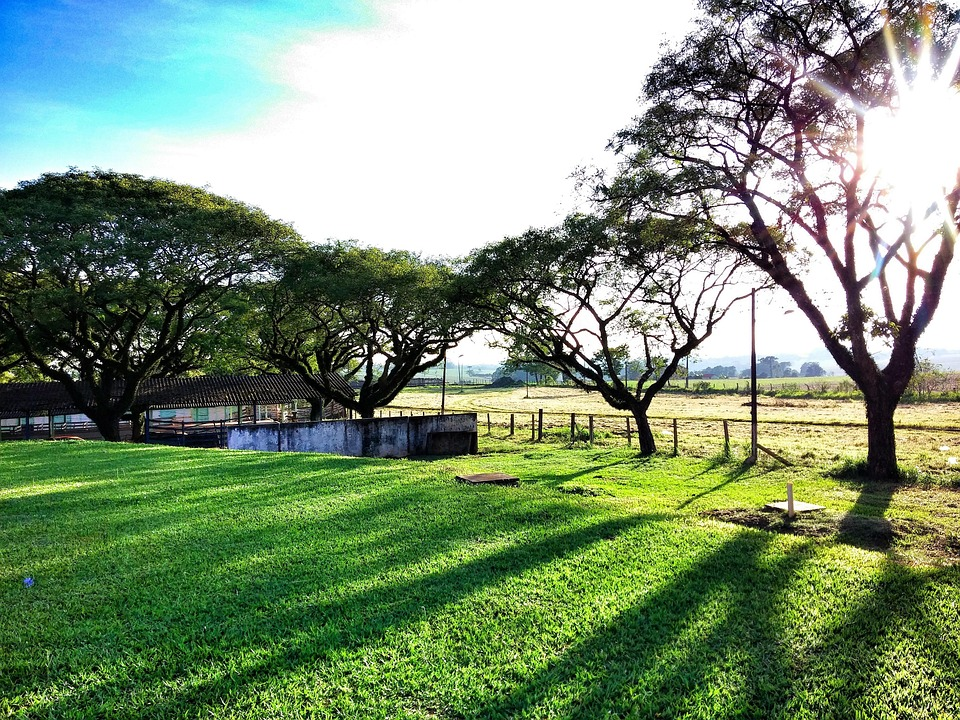
#> input picture Desafios/04_desafio-pacote-processamento-imagem/foto_1.jpg, 960 x 720 px
$ python teste.py
#> lines starting #> are read from the running program, lines starting #| are printed output that depends on the picture
### Desafios/04_desafio-pacote-processamento-imagem/processamento_imagem/utilidades/io.py
from skimage.io import imread, imsave


def ler_imagem(caminho, em_cinza=False):
    """Carrega uma imagem do disco."""
#> called with caminho = 'foto_1.jpg', em_cinza = False
    return imread(caminho, as_gray=em_cinza)
#> returned value is the input picture: shape (720, 960, 3); mean R, G, B 123.8, 144.6, 116
#> call 2 of ler_imagem, with caminho = 'foto_2.jpg', em_cinza = False
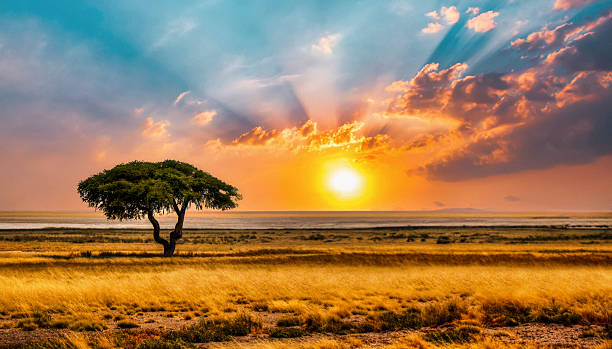
#> input picture Desafios/04_desafio-pacote-processamento-imagem/foto_2.jpg, 612 x 349 px
#> in ler_imagem, returned value is the input picture: shape (349, 612, 3); mean R, G, B 157.8, 124.5, 87.2


def salvar_imagem(imagem, caminho):
    """Salva uma imagem no disco."""
    imsave(caminho, imagem)

### Desafios/04_desafio-pacote-processamento-imagem/processamento_imagem/processamento/combinar.py
import numpy as np
from skimage.color import rgb2gray
from skimage.exposure import match_histograms
from skimage.metrics import structural_similarity


# [16 lines left out: function encontrar_diferenca, not called in this run]


def transferir_histograma(imagem1, imagem2):
    """Ajusta o histograma da imagem1 para ficar parecido com o da imagem2."""
    return match_histograms(imagem1, imagem2, channel_axis=-1)
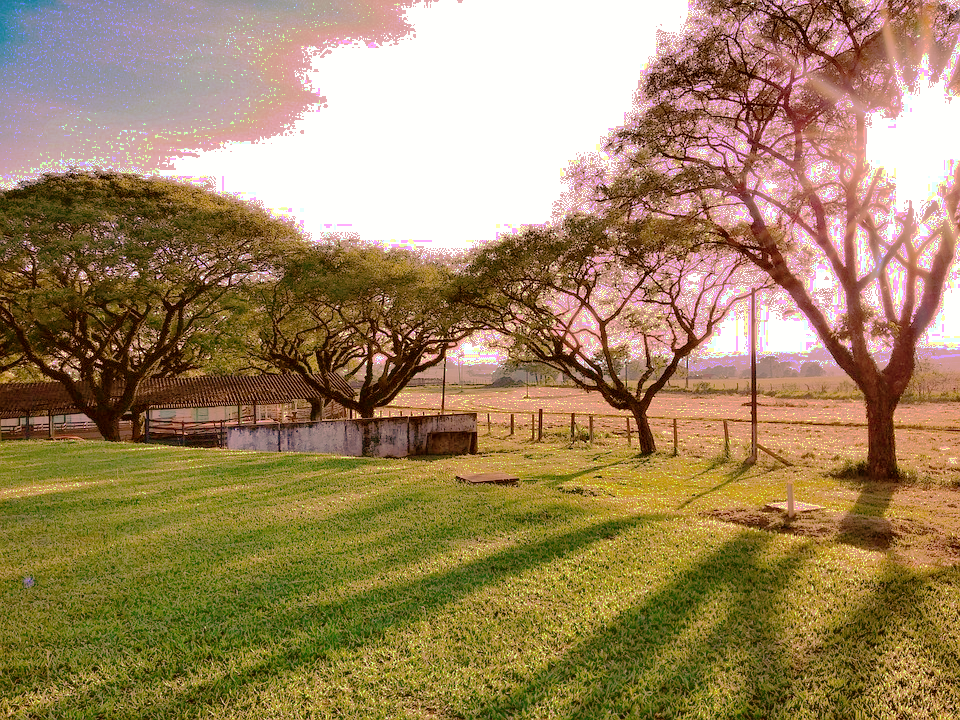
#> returned value: shape (720, 960, 3); mean of channels 0, 1, 2 159.3, 134.1, 96.2; drawn as R, G, B

### Desafios/04_desafio-pacote-processamento-imagem/processamento_imagem/utilidades/plot.py
import matplotlib.pyplot as plt


# [6 lines left out: function plotar_imagem, not called in this run]


def plotar_resultado(*imagens):
    """Exibe várias imagens lado a lado; a última é rotulada como 'Resultado'."""
    quantidade = len(imagens)
    fig, eixos = plt.subplots(nrows=1, ncols=quantidade, figsize=(12, 4), squeeze=False)
    nomes = [f"Imagem {i}" for i in range(1, quantidade)]
    nomes.append("Resultado")
    for eixo, nome, imagem in zip(eixos[0], nomes, imagens):
        eixo.set_title(nome)
        eixo.imshow(imagem, cmap="gray")
        eixo.axis("off")
    fig.tight_layout()
    plt.show()
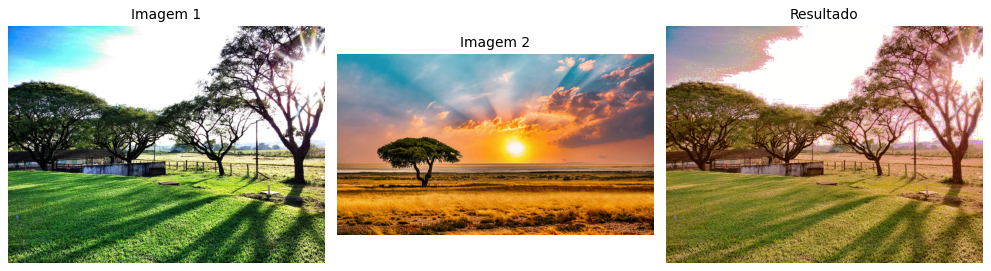
#> figure drawn by matplotlib, 3 panels


def plotar_histograma(imagem):
    """Exibe o histograma dos canais R, G e B de uma imagem RGB."""
    fig, eixos = plt.subplots(nrows=1, ncols=3, figsize=(12, 4), sharex=True, sharey=True)
    cores = ["red", "green", "blue"]
    for indice, (eixo, cor) in enumerate(zip(eixos, cores)):
        eixo.set_title(f"Histograma {cor}")
        eixo.hist(imagem[:, :, indice].ravel(), bins=256, color=cor, alpha=0.8)
    fig.tight_layout()
    plt.show()
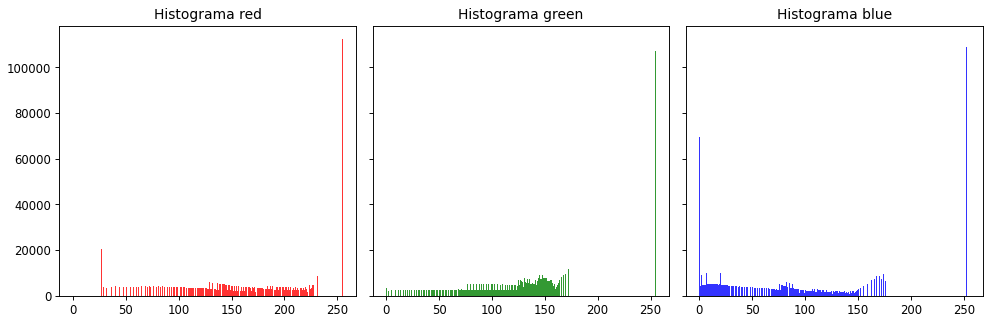
#> figure drawn by matplotlib, 3 panels; panel 1: tallest bar 112560 high, from x = 254.1 to 255

### Desafios/04_desafio-pacote-processamento-imagem/processamento_imagem/processamento/transformar.py
from skimage.transform import resize


def redimensionar_imagem(imagem, proporcao):
    """Redimensiona a imagem mantendo a proporção (valor entre 0 e 1)."""
#> called with proporcao = 0.5
    assert 0 < proporcao <= 1, "Informe uma proporção maior que 0 e até 1!"
    altura = round(imagem.shape[0] * proporcao)
#> altura = 360
    largura = round(imagem.shape[1] * proporcao)
#> largura = 480
    return resize(imagem, (altura, largura), anti_aliasing=True)
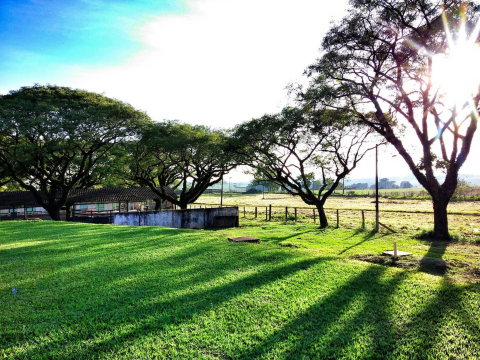
#> returned value: shape (360, 480, 3) float64; mean of channels 0, 1, 2 0.486, 0.567, 0.455; drawn as R, G, B

### Desafios/04_desafio-pacote-processamento-imagem/teste.py
from processamento_imagem.utilidades.io import ler_imagem, salvar_imagem
from processamento_imagem.utilidades.plot import plotar_resultado, plotar_histograma
from processamento_imagem.processamento.combinar import transferir_histograma
from processamento_imagem.processamento.transformar import redimensionar_imagem

imagem1 = ler_imagem("foto_1.jpg")
imagem2 = ler_imagem("foto_2.jpg")

# Transfere o histograma da imagem2 para a imagem1
resultado = transferir_histograma(imagem1, imagem2)
plotar_resultado(imagem1, imagem2, resultado)
plotar_histograma(resultado)

# Redimensiona para 50% e salva
menor = redimensionar_imagem(imagem1, 0.5)
salvar_imagem(menor, "foto_1_menor.png")
#> (the run stopped early here; a loop or call above may not have finished)
